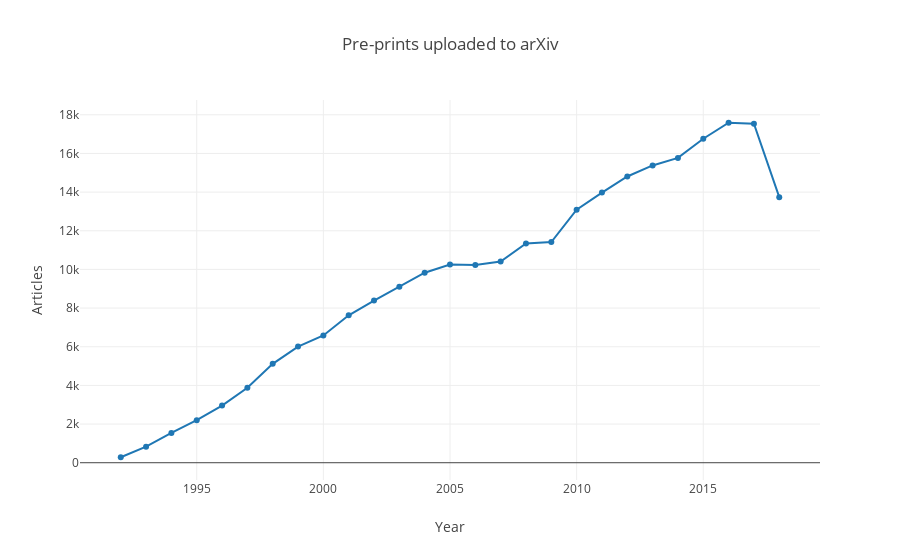

The code cell stored with this chart in its notebook:
### Markdown cell above
Over two decades, the number of Condensed Matter pre-prints posted to arXiv has ballooned by nearly a factor of 70! Now let's look at the full list for a particular list and try to get some information about the articles posted.

### Code cell
print('Total number of articles: ', sum(list(zip(*articleNum))[1]))
x = list(zip(*articleNum))[0]
y = list(zip(*articleNum))[1]

totScatter = pltGo.Scatter(x=x, y=y, mode='lines+markers', )
totLayout = pltGo.Layout(title='Pre-prints uploaded to arXiv', xaxis={'title': 'Year'}, yaxis={'title': 'Articles'})
totFigure = pltGo.Figure(data=[totScatter], layout=totLayout)

plt.iplot(totFigure)
# plt.iplot(data=pltScatter)

### Figure 1 — Plotly figure (JSON) as saved in the notebook; plotly's stock layout.template omitted (floating-point values rounded to 4 significant figures)
{"data": [{"mode": "lines+markers", "type": "scatter", "uid": "256d6dd6-c72c-11e8-abf4-600308964606", "x": [1992, 1993, 1994, 1995, 1996, 1997, 1998, 1999, 2000, 2001, 2002, 2003, 2004, 2005, 2006, 2007, 2008, 2009, 2010, 2011, 2012, 2013, 2014, 2015, 2016, 2017, 2018], "y": [283, 829, 1541, 2200, 2956, 3877, 5117, 6007, 6585, 7628, 8391, 9104, 9829, 10258, 10229, 10407, 11347, 11419, 13092, 13975, 14810, 15381, 15771, 16764, 17589, 17539, 13740]}], "layout": {"autosize": true, "title": "Pre-prints uploaded to arXiv", "xaxis": {"autorange": true, "range": [1990.0, 2020.0], "title": "Year", "type": "linear"}, "yaxis": {"autorange": true, "range": [-984.6, 18860.0], "title": "Articles", "type": "linear"}}}
